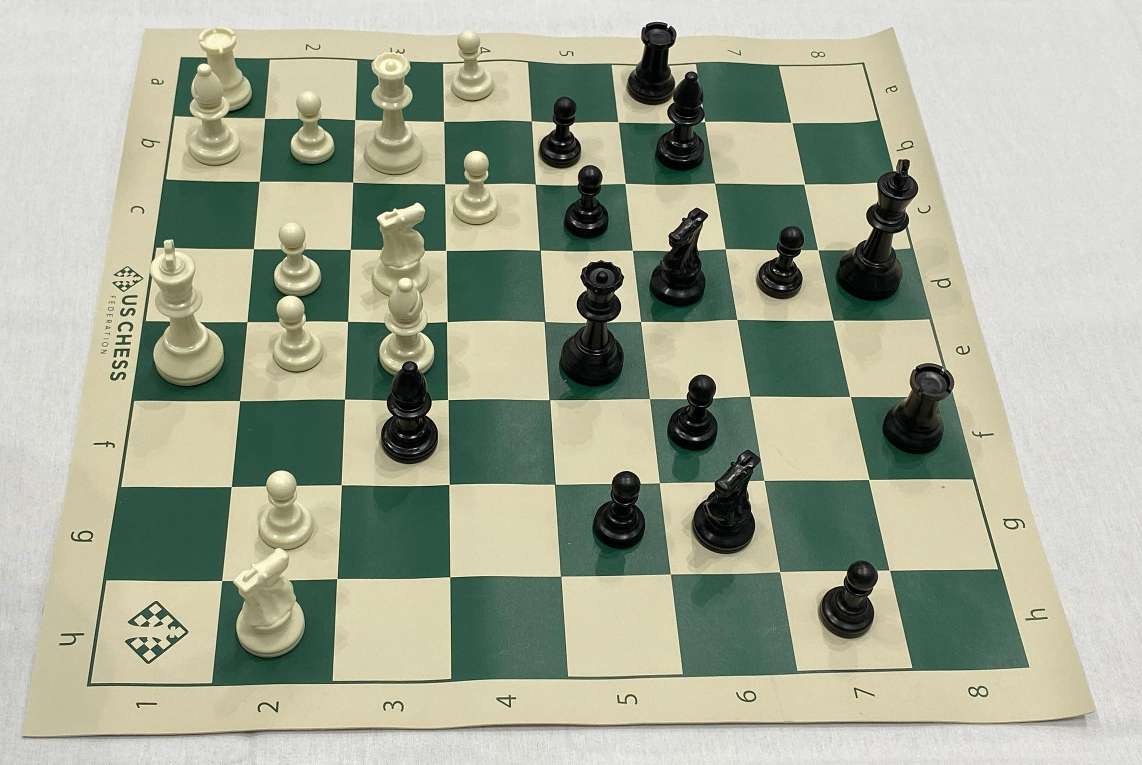
#> input picture boards/board.jpg, 2284 x 1529 px (shown at 1/2 size)
$ python baordChess.py
#> lines starting #> are read from the running program, lines starting #| are printed output that depends on the picture; after the words box and inside, x2 and y2 are one past the last pixel; in counts of white or black regions, pixels touching at a corner belong together
import math
import operator
import sys
from collections import defaultdict

import numpy as np
import cv2

import scipy.spatial as spatial
import scipy.cluster as clstr


def canny(img):
    # Maybe add some auto thresholding here
    edges = cv2.Canny(img, 100, 150)
    return edges


def hough_lines(img):
    rho, theta, thresh = 2, np.pi / 180, 215
    return cv2.HoughLines(img, rho, theta, thresh)


def sort_lines(lines):
    """
    Sorts lines by horizontal and vertical
    """
    h = []
    v = []
    for i in range(lines.shape[0]):
        rho = lines[i][0][0]
        theta = lines[i][0][1]
        if theta < np.pi / 4 or theta > np.pi - np.pi / 4:
            v.append([rho, theta])
        else:
            h.append([rho, theta])
    return h, v


def calculate_intersections(h, v):
    """
    Finds the intersection of two lines given in Hesse normal form.
    See https://stackoverflow.com/a/383527/5087436
    """
    points = []
    for rho1, theta1 in h:
        for rho2, theta2 in v:
            A = np.array([
                [np.cos(theta1), np.sin(theta1)],
                [np.cos(theta2), np.sin(theta2)]
            ])
            b = np.array([[rho1], [rho2]])
            point = np.linalg.solve(A, b)
            point = int(np.round(point[0])), int(np.round(point[1]))
            points.append(point)
    return np.array(points)


def cluster_intersections(points, max_dist=40):
    # I want to change this to kmeans
    Y = spatial.distance.pdist(points)
    Z = clstr.hierarchy.single(Y)
    T = clstr.hierarchy.fcluster(Z, max_dist, 'distance')
    clusters = defaultdict(list)
    for i in range(len(T)):
        clusters[T[i]].append(points[i])
    clusters = clusters.values()
    clusters = map(lambda arr: (np.mean(np.array(arr)[:, 0]), np.mean(np.array(arr)[:, 1])), clusters)

    result = []
    for point in clusters:
        result.append([point[0], point[1]])
    return result


def find_chessboard_corners(points):
    """
    Code from https://medium.com/@neshpatel/solving-sudoku-part-ii-9a7019d196a2
    """
    # Bottom-right point has the largest (x + y) value
    # Top-left has point smallest (x + y) value
    # Bottom-left point has smallest (x - y) value
    # Top-right point has largest (x - y) value
    bottom_right, _ = max(enumerate([pt[0] + pt[1] for pt in points]), key=operator.itemgetter(1))
    top_left, _ = min(enumerate([pt[0] + pt[1] for pt in points]), key=operator.itemgetter(1))
    bottom_left, _ = min(enumerate([pt[0] - pt[1] for pt in points]), key=operator.itemgetter(1))
    top_right, _ = max(enumerate([pt[0] - pt[1] for pt in points]), key=operator.itemgetter(1))
    return [points[top_left], points[top_right], points[bottom_left], points[bottom_right]]


def distance_between(p1, p2):
    """
    Code from https://medium.com/@neshpatel/solving-sudoku-part-ii-9a7019d196a2
    """
    a = p2[0] - p1[0]
    b = p2[1] - p1[1]
    return np.sqrt((a ** 2) + (b ** 2))


def warp_image(img, edges):
    """
    Code from https://medium.com/@neshpatel/solving-sudoku-part-ii-9a7019d196a2
    """
    top_left, top_right, bottom_left, bottom_right = edges[0], edges[1], edges[2], edges[3]

    # Explicitly set the data type to float32 or 'getPerspectiveTransform' will throw an error
    warp_src = np.array([top_left, top_right, bottom_right, bottom_left], dtype='float32')

    side = max([
        distance_between(bottom_right, top_right),
        distance_between(top_left, bottom_left),
        distance_between(bottom_right, bottom_left),
        distance_between(top_left, top_right)
    ])

    # Describe a square with side of the calculated length, this is the new perspective we want to warp to
    warp_dst = np.array([[0, 0], [side - 1, 0], [side - 1, side - 1], [0, side - 1]], dtype='float32')

    # Gets the transformation matrix for skewing the image to fit a square by comparing the 4 before and after points
    m = cv2.getPerspectiveTransform(warp_src, warp_dst)

    # Performs the transformation on the original image
    return cv2.warpPerspective(img, m, (int(side), int(side)))


def cut_chessboard(img, output_path, output_prefix=""):
    side_len = int(img.shape[0] / 8)
    for i in range(8):
        for j in range(8):
            tile = img[i * side_len: (i + 1) * side_len, j * side_len: (j + 1) * side_len]
            cv2.imwrite(output_path + output_prefix + "-" + str(j + i * 8) + ".jpg", tile)


def resize_image(img):
    """
    Resizes image to a maximum width of 800px
    """
    width = img.shape[1]
    if width > 800:
        scale = 800 / width
        return cv2.resize(img, None, fx=scale, fy=scale)
    else:
        return img


def process_chessboard(src_path, output_path, output_prefix="", debug=False):
    src = cv2.imread(src_path)

    if src is None:
        sys.exit("There is no file with this path!")

    src = resize_image(src)
    src_copy = src.copy()

    # Convert to grayscale
    process = cv2.cvtColor(src, cv2.COLOR_BGR2GRAY)

    if debug:
        cv2.imshow("Grayscale", process)
        cv2.imwrite('grayscale.png', process)
        cv2.waitKey()
        cv2.destroyWindow("Grayscale")

    # Blur to remove disturbing things
    process = cv2.blur(process, (3, 3))

    process = cv2.blur(process, (3, 3))

    if debug:
        cv2.imshow("Blur", process)
        cv2.imwrite('blur.png', process)
        cv2.waitKey()
        cv2.destroyWindow("Blur")

    # Use Canny Edge Detector https://en.wikipedia.org/wiki/Canny_edge_detector
    process = canny(process)

    if debug:
        cv2.imshow("Canny", process)
        cv2.imwrite('canny.png', process)
        cv2.waitKey()
        cv2.destroyWindow("Canny")

    # Dilate image (thicker lines)
    #process = cv2.dilate(process, np.ones((3, 3), dtype=np.uint8))

    if debug:
        cv2.imshow("Dilate", process)
        cv2.imwrite('dilate.png', process)
        cv2.waitKey()
        cv2.destroyWindow("Dilate")

    # Use Hough transform to detect lines https://en.wikipedia.org/wiki/Hough_transform
    lines = hough_lines(process)

    # Sort lines by horizontal and vertical
    h, v = sort_lines(lines)

    if debug:
        render_lines(src_copy, h, (0, 255, 0))
        render_lines(src_copy, v, (0, 0, 255))
        cv2.imshow("Sorted lines", src_copy)
        cv2.imwrite('sorted-lines.png', src_copy)
        cv2.waitKey()
        cv2.destroyWindow("Sorted lines")

    if len(h) < 9 or len(v) < 9:
        print("There are not enough horizontal and vertical lines in this image. Try it anyway!")

    # Calculate intersections of the horizontal and vertical lines
    intersections = calculate_intersections(h, v)

    if debug:
        render_intersections(src_copy, intersections, (255, 0, 0), 1)
        cv2.imshow("Intersections", src_copy)
        cv2.imwrite('intersections.png', src_copy)
        cv2.waitKey()
        cv2.destroyWindow("Intersections")

    # Cluster intersection since there are many
    clustered = cluster_intersections(intersections)

    if debug:
        src_copy = src.copy()
        render_intersections(src_copy, clustered, (255, 0, 0), 5)
        cv2.imshow("Clustered Intersections", src_copy)
        cv2.imwrite('clustered-intersections.png', src_copy)
        cv2.waitKey()
        cv2.destroyWindow("Clustered Intersections")

    if len(clustered) != 81:
        print("Something is wrong. There are " + str(len(intersections)) + " instead of 81 intersections.")

    # Find outer corners of the chessboard
    corners = find_chessboard_corners(clustered)

    if debug:
        src_copy = src.copy()
        render_intersections(src_copy, corners, (255, 0, 0), 5)
        cv2.imshow("Corners", src_copy)
        cv2.imwrite('corners.png', src_copy)
        cv2.waitKey()
        cv2.destroyWindow("Corners")

    # Warp and crop image
    dst = warp_image(src, corners)

    if debug:
        cv2.imshow("Warped", dst)
        cv2.imwrite('warped.png', dst)
        cv2.waitKey()
        cv2.destroyWindow("Warped")

    # Cut chessboard into 64 tiles
    cut_chessboard(dst, output_path, output_prefix)


def render_lines(img, lines, color):
    for rho, theta in lines:
        a = math.cos(theta)
        b = math.sin(theta)
        x0, y0 = a * rho, b * rho
        pt1 = (int(x0 + 1000 * (-b)), int(y0 + 1000 * a))
        pt2 = (int(x0 - 1000 * (-b)), int(y0 - 1000 * a))
        cv2.line(img, pt1, pt2, color, 1, cv2.LINE_AA)


def render_intersections(img, points, color, size):
    for point in points:
        cv2.circle(img, (int(point[0]), int(point[1])), 2, color, size)


def main():
    # TODO: instead of checking if there are enough intersections and lines, check if the corners are correct.
    process_chessboard('boards/board.jpg', "output/", "", True)
#> in process_chessboard, src is the input picture: shape (1529, 2284, 3); mean B, G, R 149.9, 169.8, 164.3
#> in canny, `edges = cv2.Canny(img, 100, 150)`:
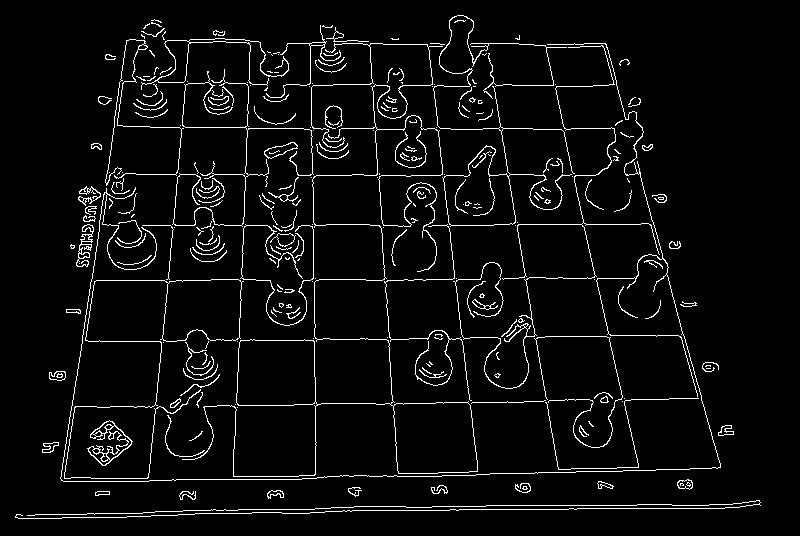
#> edges: shape (536, 800); 4.7% white in thin lines or dots, all inside (x1, y1, x2, y2) = (15, 15, 761, 519)
#> in process_chessboard, `lines = hough_lines(process)`: lines = 36 rows, first 8: [518, 1.55], [224, 1.57], [410, 1.55], [514, 1.55], [482, 1.55], [174, 1.57], [508, 1.57], [128, 1.57]
#> the loop in sort_lines, `for i in range(lines.shape[0]):` made 36 passes
#> after the loop in sort_lines, `for i in range(lines.shape[0]):`: h = [[518, 1.55], [224, 1.57], [410, 1.55], [514, 1.55], [482, 1.55], [174, 1.57], [508, 1.57], [128, 1.57], [346, 1.55], [278, 1.57], [488, 1.54], [84, 1.57], [520, 1.54], [504, 1.57], [78, 1.59], [234, 1.55], [402, 1.57], [36, 1.59], [340, 1.57], [42, 1.57]]; v = [[134, 0.157], [-364, 3.07], [-308, 3.12], [130, 0.14], [-574, 2.88], [250, 0.0349], [-418, 3.02], [192, 0.0873], [-518, 2.91], [-524, 2.93], [196, 0.105], [-564, 2.86], [-468, 2.97], [312, 0], [-474, 2.98], [-422, 3.04]]
#> the loop in render_lines, `for rho, theta in lines:` made 20 passes
#> (rho, theta, a, b, x0, y0, pt1, pt2) on passes 1 to 6: (518, 1.55, 0.0175, 1, 9.04, 517.9, (-990, 535), (1008, 500)), (224, 1.57, -4.37e-08, 1, -9.79e-06, 224, (-1000, 223), (999, 224)), (410, 1.55, 0.0175, 1, 7.16, 409.9, (-992, 427), (1007, 392)), (514, 1.55, 0.0175, 1, 8.97, 513.9, (-990, 531), (1008, 496)), (482, 1.55, 0.0175, 1, 8.41, 481.9, (-991, 499), (1008, 464)), (174, 1.57, -4.37e-08, 1, -7.61e-06, 174, (-1000, 173), (999, 174))
#> call 2 of render_lines, with color = (0, 0, 255)
#> the loop in render_lines (call 2), `for rho, theta in lines:` made 16 passes
#> (rho, theta, a, b, x0, y0, pt1, pt2) on passes 1 to 6: (134, 0.157, 0.988, 0.156, 132.4, 20.96, (-24, 1008), (288, -966)), (-364, 3.07, -0.998, 0.0698, 363.1, -25.39, (293, -1022), (432, 972)), (-308, 3.12, -1, 0.0175, 308, -5.38, (290, -1005), (325, 994)), (130, 0.14, 0.99, 0.139, 128.7, 18.09, (-10, 1008), (267, -972)), (-574, 2.88, -0.966, 0.259, 554.4, -148.6, (295, -1114), (813, 817)), (250, 0.0349, 0.999, 0.0349, 249.8, 8.72, (214, 1008), (284, -990))
#> after the loop in render_lines (call 2), `for rho, theta in lines:`:
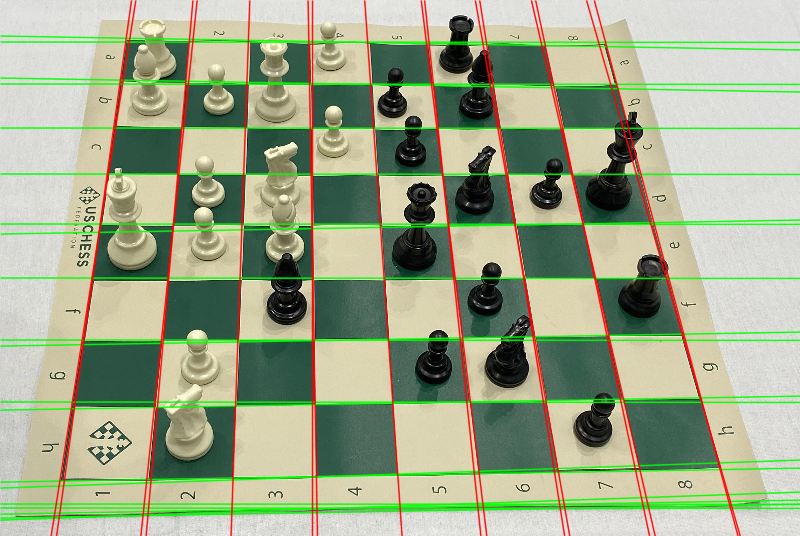
#> img: shape (536, 800, 3); mean B, G, R 139.1, 169.5, 158.9
#> the loop in calculate_intersections, `for rho1, theta1 in h:` made 20 passes
#> after the loop in calculate_intersections, `for rho1, theta1 in h:`: points = 320 pairs, first value 54 to 732, second value 38 to 518
#> in process_chessboard, `intersections = calculate_intersections(h, v)`: intersections has the same summary as points in calculate_intersections
#> the loop in render_intersections, `for point in points:` made 320 passes
#> point on passes 1 to 3: [54, 517], [401, 511], [317, 513]
#> after the loop in render_intersections, `for point in points:`:
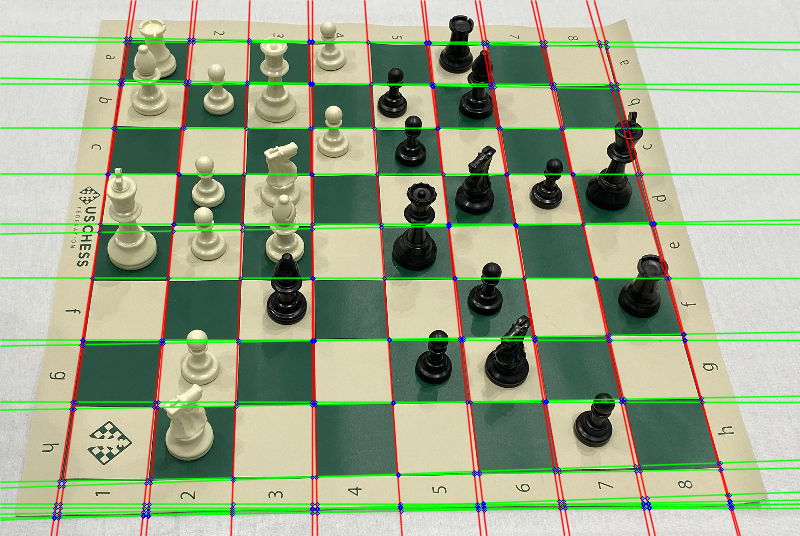
#> img: shape (536, 800, 3); 0.5% of pixels changed, all inside (x1, y1, x2, y2) = (52, 36, 735, 521)
#> in cluster_intersections, `Z = clstr.hierarchy.single(Y)`: Z = 319 rows, first 6: [144, 147, 0, 2], [240, 243, 0, 2], [16, 19, 0, 2], [247, 250, 0, 2], [151, 154, 0, 2], [18, 29, 0, 2]
#> in cluster_intersections, `T = clstr.hierarchy.fcluster(Z, max_dist, 'distance')`: T = 320 values, max 75 at index 188, min 1 at index 0, mean 29.65
#> in process_chessboard, `clustered = cluster_intersections(intersections)`: clustered = 75 pairs, first value 58.14 to 727, second value 41 to 503.9
#> the loop in render_intersections (call 2), `for point in points:` made 75 passes
#> point on passes 1 to 8: [58.14, 503.9], [399.6, 497.9], [314.4, 499.6], [727, 492.2], [232.4, 500.9], [479.3, 496.8], [146.6, 502.4], [643.3, 493.9]
#| Something is wrong. There are 320 instead of 81 intersections.
#> in find_chessboard_corners, `bottom_right, _ = max(enumerate([pt[0] + pt[1] for pt in points]), key..`: bottom_right = 3
#> in find_chessboard_corners, `top_left, _ = min(enumerate([pt[0] + pt[1] for pt in points]), key=ope..`: top_left = 63
#> in find_chessboard_corners, `bottom_left, _ = min(enumerate([pt[0] - pt[1] for pt in points]), key=..`: bottom_left = 0
#> in find_chessboard_corners, `top_right, _ = max(enumerate([pt[0] - pt[1] for pt in points]), key=op..`: top_right = 39
#> in process_chessboard, `corners = find_chessboard_corners(clustered)`: corners = [[124.2, 61], [612.2, 77.9], [58.14, 503.9], [727, 492.2]]
#> in warp_image, `top_left, top_right, bottom_left, bottom_right = edges[0], edges[1], e..`: top_left = [124.2, 61]; top_right = [612.2, 77.9]; bottom_left = [58.14, 503.9]; bottom_right = [727, 492.2]
#> in warp_image, `warp_src = np.array([top_left, top_right, bottom_right, bottom_left], ..`: warp_src = [[124.2, 61], [612.2, 77.9], [727, 492.2], [58.14, 503.9]]
#> in distance_between, `a = p2[0] - p1[0]`: a = -114.8
#> in distance_between, `b = p2[1] - p1[1]`: b = -414.3
#> in warp_image, `side = max([ distance_between(bottom_right, top_right), distance_betwe..`: side = 669
#> in warp_image, `warp_dst = np.array([[0, 0], [side - 1, 0], [side - 1, side - 1], [0, ..`: warp_dst = [[0, 0], [668, 0], [668, 668], [0, 668]]
#> in warp_image, `m = cv2.getPerspectiveTransform(warp_src, warp_dst)`: m = [[1.33, 0.198, -177.2], [-0.0748, 2.16, -122.5], [-0.000153, 0.000891, 1]]
#> in warp_image, `return cv2.warpPerspective(img, m, (int(side), int(side)))`:
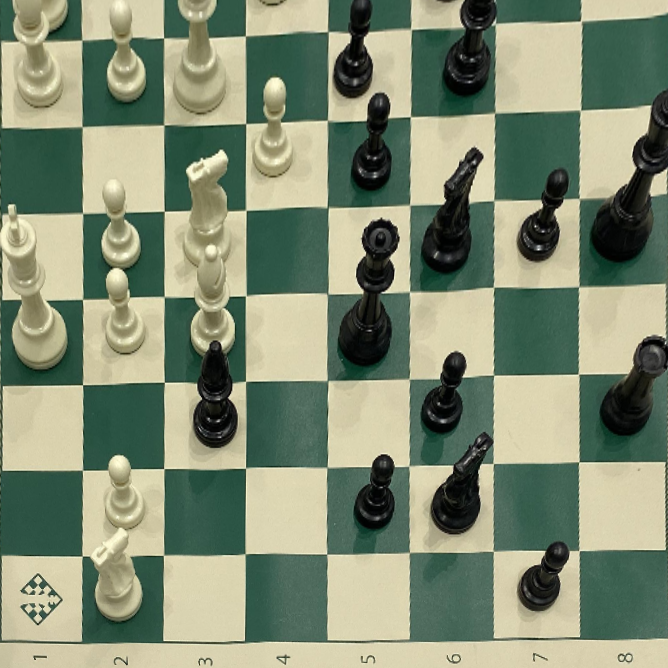
#> returned value: shape (668, 668, 3); mean of channels 0, 1, 2 116, 140.4, 130; drawn as B, G, R
#> the loop in cut_chessboard, `for i in range(8):` made 8 passes
#> pass 1, in cut_chessboard, `cv2.imwrite(output_path + output_prefix + "-" + str(j + i * 8) + ".jpg..`:
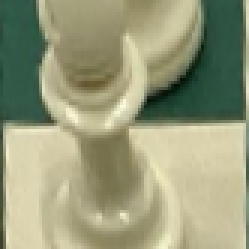
#> saved as -0.jpg: shape (83, 83, 3) (shown 3 times larger); mean B, G, R 123.2, 155.2, 152.2
#> pass 1, in cut_chessboard, `cv2.imwrite(output_path + output_prefix + "-" + str(j + i * 8) + ".jpg..`:
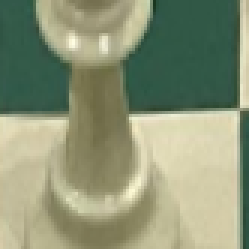
#> saved as -2.jpg: shape (83, 83, 3) (shown 3 times larger); mean B, G, R 118.8, 148.3, 140
#> pass 1, in cut_chessboard, `cv2.imwrite(output_path + output_prefix + "-" + str(j + i * 8) + ".jpg..`:
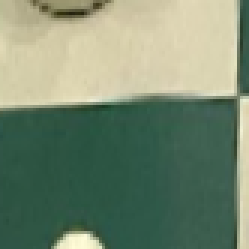
#> saved as -3.jpg: shape (83, 83, 3) (shown 3 times larger); mean B, G, R 112.6, 136.9, 118.7


if __name__ == "__main__":
    main()
